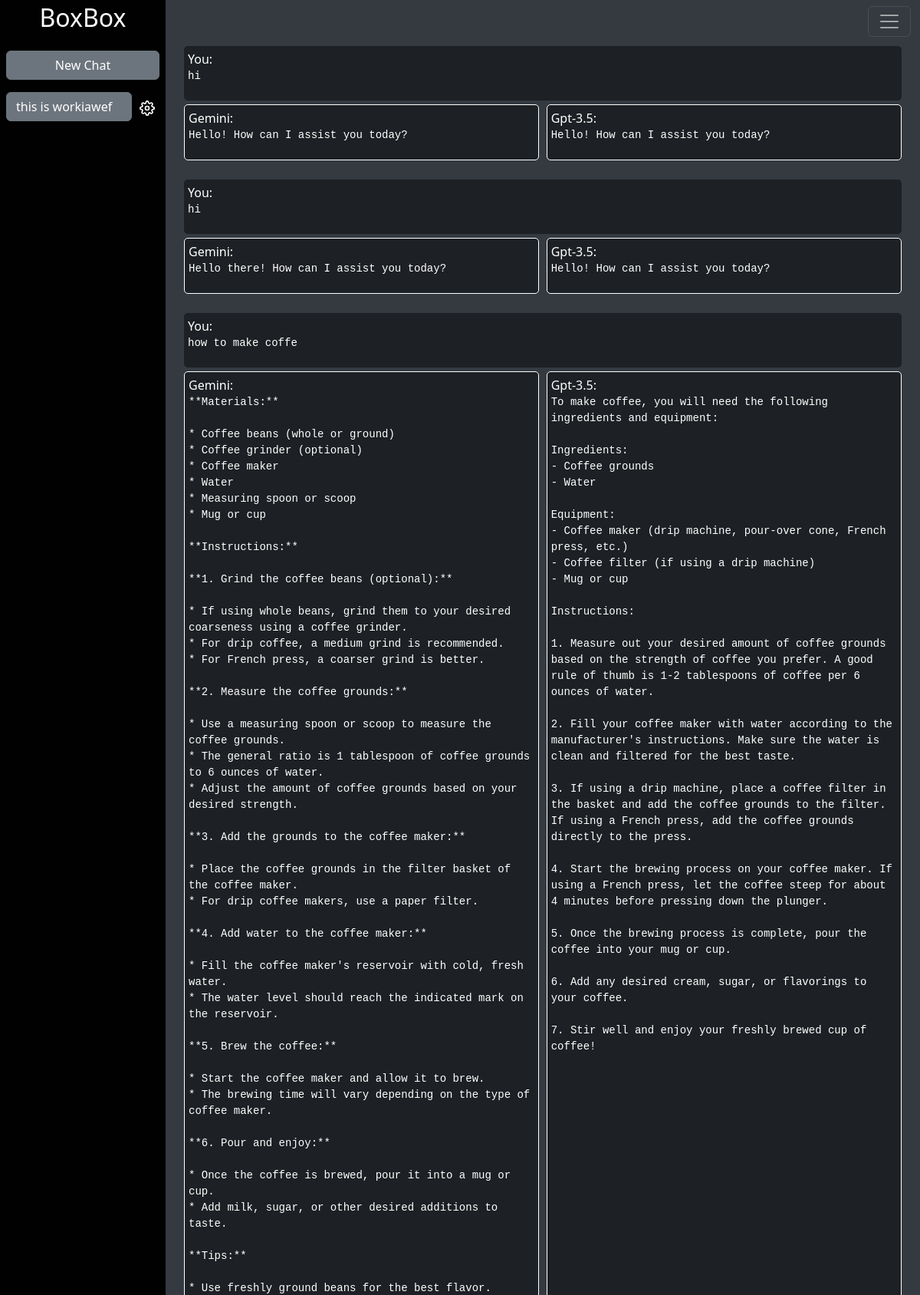
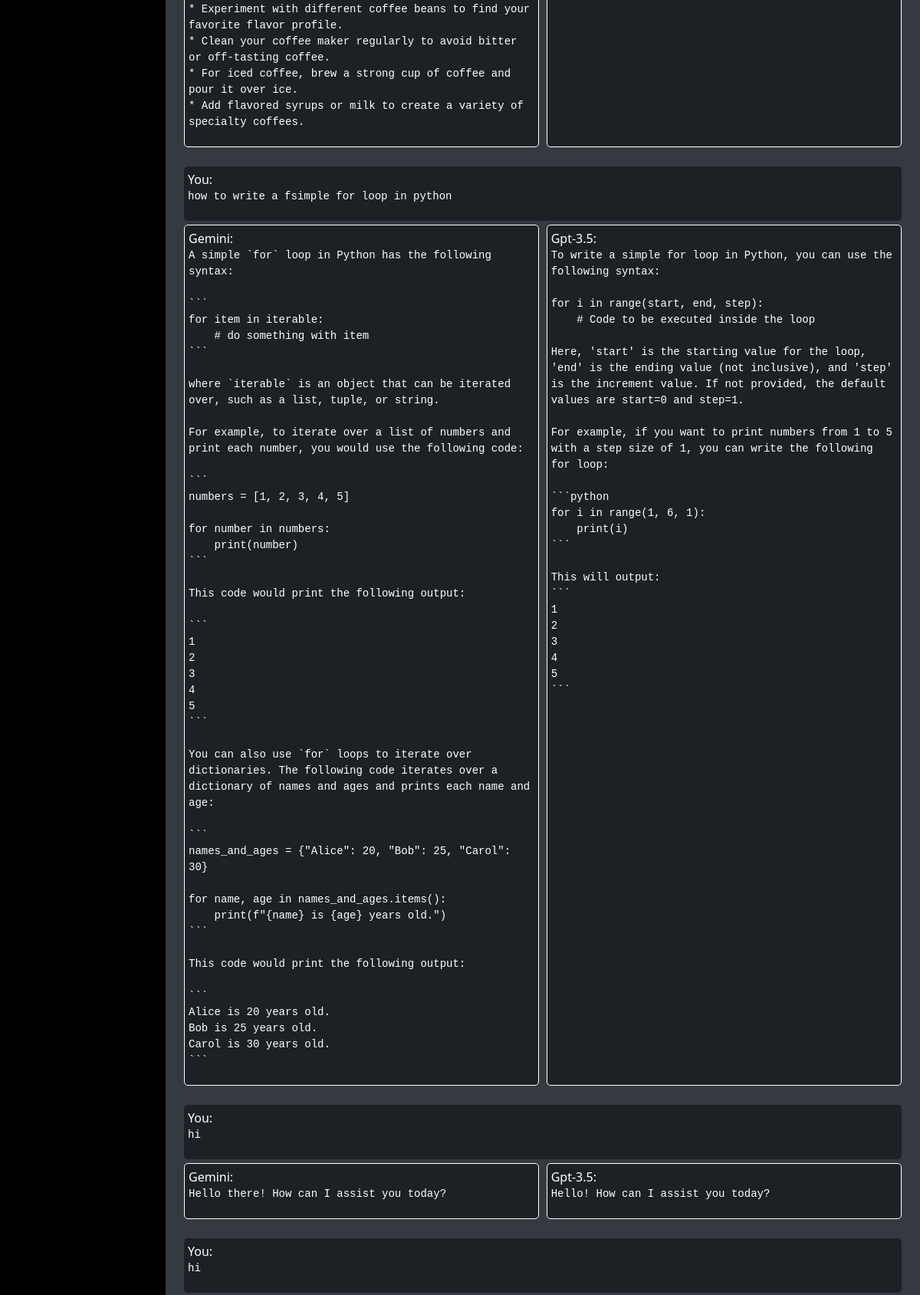
/mychats/2 (signed in, upper part), run on the app's committed database (2 pictures, top to bottom).
### main.py (models this page shows)
class Base(DeclarativeBase):
    pass

class ChatSession(db.Model, Base):
    __tablename__ = "chat_sessions"
    id: Mapped[int] = mapped_column(db.Integer, primary_key=True)
    user_id: Mapped[int] = mapped_column(db.Integer, db.ForeignKey("users.id"))
    name: Mapped[str] = mapped_column(db.String(100), nullable=False)
    user: Mapped[User] = relationship("User", back_populates="chat_sessions")
    messages: Mapped[list["Message"]] = relationship("Message", back_populates="chat_session", cascade='all, delete-orphan')

class Message(db.Model, Base):
    __tablename__ = "messages"
    id: Mapped[int] = mapped_column(db.Integer, primary_key=True)
    content: Mapped[str] = mapped_column(db.String(1000))
    chat_session_id: Mapped[int] = mapped_column(db.Integer, db.ForeignKey("chat_sessions.id", ondelete='CASCADE'))
    sender: Mapped[str] = mapped_column(String(50))
    chat_session: Mapped[ChatSession] = relationship("ChatSession", back_populates="messages")

### main.py (the view)
@app.route('/mychats', defaults={'chat_id': None})
@app.route('/mychats/<int:chat_id>')
@login_required
def my_chats(chat_id):
    my_chats = ChatSession.query.filter_by(user_id=current_user.id).all()
    chat = None
    messages = None
    if chat_id:
        chat = ChatSession.query.filter_by(id=chat_id, user_id=current_user.id).first()
        if chat:
            messages = chat.messages
        else:
            flash("You do not have permission to view this chat or it does not exist.", "error")
            return redirect(url_for('my_chats'))
    return render_template('chat.html', my_chats=my_chats, current_chat_id=chat_id, chat=chat, messages=messages, name=current_user.name)

### main.py (called while the page is built)
@login_manager.user_loader
def load_user(user_id):
    return User.query.get(int(user_id))

### templates/chat.html (shortened to what this page needs)
<!DOCTYPE html>
<html lang="en">
  <head>
    <link
      href="https://cdn.jsdelivr.net/npm/bootstrap@5.3.3/dist/css/bootstrap.min.css"
      rel="stylesheet"
    />
    <link
      rel="stylesheet"
      href="{{url_for('static', filename='css/chat.css')}}"
    />
  </head>
  <body>
    <nav class="navbar navbar-dark fixed-top navbar-fixed-top">
      <div class="container-fluid">
        <div class="dropdown">
          <button
            class="navbar-toggler"
            type="button"
            id="dropdownMenuButton"
            data-bs-toggle="dropdown"
            aria-expanded="false"
          >
            <span class="navbar-toggler-icon"></span>
          </button>
        </div>
      </div>
    </nav>
    <div class="fixed-sidebar pt-1 p-2">
      <h2 class="d-flex justify-content-center align-items-center text-white">BoxBox</h2>
      <a
        href="{{ url_for('create_chat') }}"
        class="btn btn-secondary w-100 my-3 text-color"
        >New Chat</a
      >
      <ul class="list-group list-group-flush text-white" id="chat-list">
        {% for chat in my_chats %}
        <li
          class="mb-2 d-flex justify-content-between align-items-center chat-item"
        >
          <a
            id="chat-btn-{{chat.id}}"
            class="chat-btn btn btn-outline-secondary flex-grow-1 text-start {% if chat.id == current_chat_id %}active{% endif %}"
            href="{{ url_for('my_chats', chat_id=chat.id) }}"
            >{{ chat.name }}</a
          >
          <div class="btn-group">
            <button
              type="button"
              class="settings-button"
              style="outline: none; box-shadow: none"
              data-bs-toggle="dropdown"
              aria-expanded="false"
            >
              <img
                src="{{ url_for('static', filename='images/icons/settings.svg') }}"
              />
            </button>
          </div>
        </li>
        {% else %}
        <li>You have no chats yet.</li>
        {% endfor %}
      </ul>
    </div>
    <div class="main-content">
      {% if chat %}
      <div id="messages">
        <br />
        {% for message in messages %} {% if message.sender == 'gemini' or
        message.sender == 'gpt3_5' %}
        <div class="ai-messages-container justify-content-between">
          {% if message.sender == 'gemini' %}
          <div class="gemini-message">
            <span class="terminal-prefix">Gemini:</span>
            <pre>{{ message.content }}</pre>
          </div>
          {% set next_message = loop.nextitem %} {% if next_message.sender ==
          'gpt3_5' %}
          <div class="gpt3_5-message">
            <span class="terminal-prefix">Gpt-3.5:</span>
            <pre>{{ next_message.content }}</pre>
          </div>
          {% endif %} {% endif %}
        </div>
        {% elif message.sender == 'user' %}
        <div class="user-message">
          <span class="terminal-prefix">You:</span>
          <pre>{{ message.content }}</pre>
        </div>
        {% endif %} {% endfor %}
      </div>
      {% endif %}
    </div>
  </body>
</html>

### static/css/chat.css (style rules this page uses)
body, html { overflow: hidden; height: 100%; margin: 0; background-color: #343a40; }
.fixed-sidebar { height: 100%; overflow-y: auto; position: fixed; width: 18%; background-color: #010101; z-index: 1030; }
.navbar-fixed-top { background-color: #343a40; z-index: 1010; }
.main-content { display: flex; margin: auto; }
#messages { margin-top: 3%; width: 80%; height: 100vh; overflow-y: auto; margin-left: 20%; overflow: auto; padding-right: 2%; padding-bottom: 8%; display: flex; flex-direction: column; }
.ai-messages-container { display: flex; margin-bottom: 10px; }
.user-message { background-color: #00000070; color: #ffffff; padding: 5px; margin-bottom: 5px; border-radius: 5px; }
.gemini-message, .gpt3_5-message { border: 1px solid white; width: 49.5%; background-color: #00000070; color: white; padding: 5px; margin-bottom: 5px; border-radius: 5px; }
.gemini-message pre, .gpt3_5-message pre, .user-message pre { white-space: pre-wrap; overflow-wrap: normal; word-break: normal; }
.chat-item { display: flex; justify-content: flex-start; }
.settings-button { background-color: transparent; border: none; padding-left: 10px; cursor: pointer; }

### data on the page
ChatSession: name "this is workiawef"
Message: content "hi"
Message: content "Hello! How can I assist you today?"
Message: content "Hello! How can I assist you today?"
Message: content "hi"
Message: content "Hello there! How can I assist you today?"
Message: content "Hello! How can I assist you today?"
Message: content "how to make coffe"
Message: content "**Materials:** * Coffee beans (whole or ground) * Coffee grinder (optional) * Coffee maker * Water * Measuring spoon or scoop * Mug or cup **Instructions:** **1. Grind the coffee beans (optional):** * If using whole beans, grind them to your desired coarseness using a coffee grinder. * For drip coffee, a medium grind is recommended. * For French press, a coarser grind is better. **2. Measure the coffee grounds:** * Use a measuring spoon or scoop to measure the coffee grounds. * The general ratio is 1 tablespoon of coffee grounds to 6 ounces of water. * Adjust the amount of coffee grounds based on your desired strength. **3. Add the grounds to the coffee maker:** * Place the coffee grounds…"
Message: content "To make coffee, you will need the following ingredients and equipment: Ingredients: - Coffee grounds - Water Equipment: - Coffee maker (drip machine, pour-over cone, French press, etc.) - Coffee filter (if using a drip machine) - Mug or cup Instructions: 1. Measure out your desired amount of coffee grounds based on the strength of coffee you prefer. A good rule of thumb is 1-2 tablespoons of coffee per 6 ounces of water. 2. Fill your coffee maker with water according to the manufacturer's instructions. Make sure the water is clean and filtered for the best taste. 3. If using a drip machine, place a coffee filter in the basket and add the coffee grounds to the filter. If using a French…"
Message: content "how to write a fsimple for loop in python"
Message: content "A simple `for` loop in Python has the following syntax: ``` for item in iterable: # do something with item ``` where `iterable` is an object that can be iterated over, such as a list, tuple, or string. For example, to iterate over a list of numbers and print each number, you would use the following code: ``` numbers = [1, 2, 3, 4, 5] for number in numbers: print(number) ``` This code would print the following output: ``` 1 2 3 4 5 ``` You can also use `for` loops to iterate over dictionaries. The following code iterates over a dictionary of names and ages and prints each name and age: ``` names_and_ages = {\"Alice\": 20, \"Bob\": 25, \"Carol\": 30} for name, age in names_and_ages.items():…"
Message: content "To write a simple for loop in Python, you can use the following syntax: for i in range(start, end, step): # Code to be executed inside the loop Here, 'start' is the starting value for the loop, 'end' is the ending value (not inclusive), and 'step' is the increment value. If not provided, the default values are start=0 and step=1. For example, if you want to print numbers from 1 to 5 with a step size of 1, you can write the following for loop: ```python for i in range(1, 6, 1): print(i) ``` This will output: ``` 1 2 3 4 5 ```…"
Message: content "hi"
Message: content "Hello there! How can I assist you today?"
Message: content "Hello! How can I assist you today?"
Message: content "hi"
